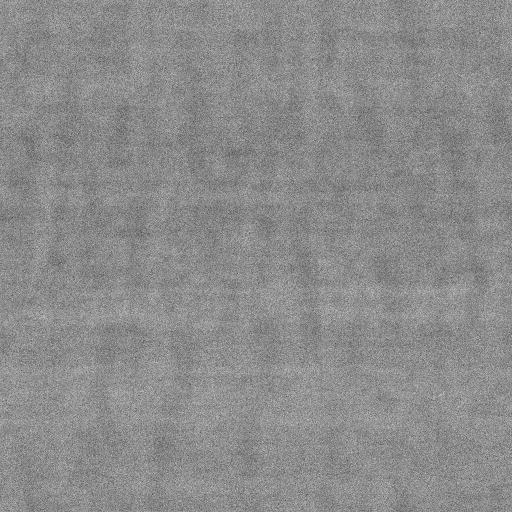
#> input picture ctf/2021/sep/alles-ctf/crypto/nostego/ALLES.enc.png, 512 x 512 px
$ python solve.py
#> lines starting #> are read from the running program, lines starting #| are printed output that depends on the picture
from PIL import Image, ImageFilter
import os

# [19 lines of commented-out code are left out]

image1 = Image.open('ALLES.enc.png')
#> image1 is the input picture: PIL image 512x512 RGB; min 72, max 199, mean 139.5

image1.convert(mode= 'L').rotate(90).save('al.jpg')
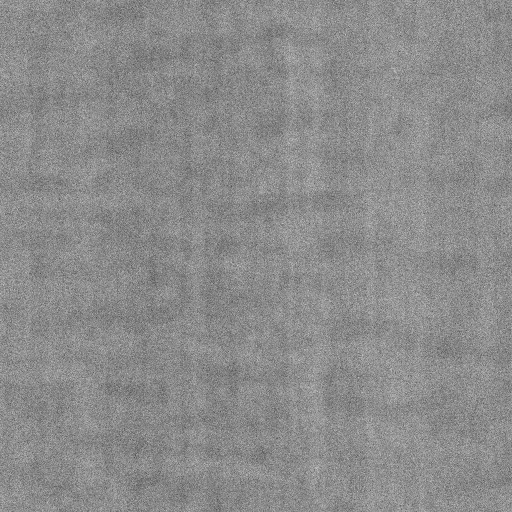
#> saved as al.jpg: PIL image 512x512 L; min 72, max 199, mean 139.5


image1.filter(ImageFilter.GaussianBlur(15)).save('al.jpg')
